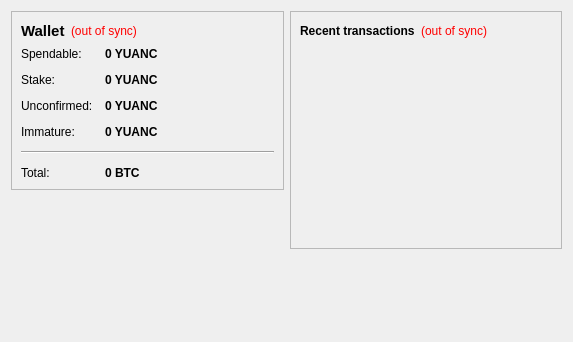
<?xml version="1.0" encoding="UTF-8"?>
<ui version="4.0">
 <class>OverviewPage</class>
 <widget class="QWidget" name="OverviewPage">
  <property name="geometry">
   <rect>
    <x>0</x>
    <y>0</y>
    <width>573</width>
    <height>342</height>
   </rect>
  </property>
  <property name="windowTitle">
   <string>Form</string>
  </property>
  <layout class="QHBoxLayout" name="horizontalLayout" stretch="1,1">
   <item>
    <layout class="QVBoxLayout" name="verticalLayout_2">
     <item>
      <widget class="QFrame" name="frame">
       <property name="frameShape">
        <enum>QFrame::StyledPanel</enum>
       </property>
       <property name="frameShadow">
        <enum>QFrame::Raised</enum>
       </property>
       <layout class="QVBoxLayout" name="verticalLayout_4">
        <item>
         <layout class="QHBoxLayout" name="horizontalLayout_4">
          <item>
           <widget class="QLabel" name="label_5">
            <property name="font">
             <font>
              <pointsize>11</pointsize>
              <weight>75</weight>
              <bold>true</bold>
             </font>
            </property>
            <property name="text">
             <string>Wallet</string>
            </property>
           </widget>
          </item>
          <item>
           <widget class="QLabel" name="labelWalletStatus">
            <property name="toolTip">
             <string>The displayed information may be out of date. Your wallet automatically synchronizes with the yuancoin network after a connection is established, but this process has not completed yet.</string>
            </property>
            <property name="styleSheet">
             <string notr="true">QLabel { color: red; }</string>
            </property>
            <property name="text">
             <string notr="true">(out of sync)</string>
            </property>
            <property name="alignment">
             <set>Qt::AlignLeading|Qt::AlignLeft|Qt::AlignVCenter</set>
            </property>
           </widget>
          </item>
          <item>
           <spacer name="horizontalSpacer_2">
            <property name="orientation">
             <enum>Qt::Horizontal</enum>
            </property>
            <property name="sizeHint" stdset="0">
             <size>
              <width>40</width>
              <height>20</height>
             </size>
            </property>
           </spacer>
          </item>
         </layout>
        </item>
        <item>
         <layout class="QFormLayout" name="formLayout_2">
          <property name="fieldGrowthPolicy">
           <enum>QFormLayout::AllNonFixedFieldsGrow</enum>
          </property>
          <property name="horizontalSpacing">
           <number>12</number>
          </property>
          <property name="verticalSpacing">
           <number>12</number>
          </property>
          <item row="0" column="0">
           <widget class="QLabel" name="label">
            <property name="text">
             <string>Spendable:</string>
            </property>
           </widget>
          </item>
          <item row="0" column="1">
           <widget class="QLabel" name="labelBalance">
            <property name="font">
             <font>
              <weight>75</weight>
              <bold>true</bold>
             </font>
            </property>
            <property name="cursor">
             <cursorShape>IBeamCursor</cursorShape>
            </property>
            <property name="toolTip">
             <string>Your current spendable balance</string>
            </property>
            <property name="text">
             <string notr="true">0 YUANC</string>
            </property>
            <property name="textInteractionFlags">
             <set>Qt::LinksAccessibleByMouse|Qt::TextSelectableByKeyboard|Qt::TextSelectableByMouse</set>
            </property>
           </widget>
          </item>
          <item row="1" column="0">
           <widget class="QLabel" name="label_6">
            <property name="text">
             <string>Stake:</string>
            </property>
           </widget>
          </item>
          <item row="1" column="1">
           <widget class="QLabel" name="labelStake">
            <property name="font">
             <font>
              <weight>75</weight>
              <bold>true</bold>
             </font>
            </property>
            <property name="cursor">
             <cursorShape>IBeamCursor</cursorShape>
            </property>
            <property name="toolTip">
             <string>Total of coins that was staked, and do not yet count toward the current balance</string>
            </property>
            <property name="text">
             <string notr="true">0 YUANC</string>
            </property>
            <property name="textInteractionFlags">
             <set>Qt::LinksAccessibleByMouse|Qt::TextSelectableByKeyboard|Qt::TextSelectableByMouse</set>
            </property>
           </widget>
          </item>
          <item row="2" column="0">
           <widget class="QLabel" name="label_3">
            <property name="text">
             <string>Unconfirmed:</string>
            </property>
           </widget>
          </item>
          <item row="2" column="1">
           <widget class="QLabel" name="labelUnconfirmed">
            <property name="font">
             <font>
              <weight>75</weight>
              <bold>true</bold>
             </font>
            </property>
            <property name="cursor">
             <cursorShape>IBeamCursor</cursorShape>
            </property>
            <property name="toolTip">
             <string>Total of transactions that have yet to be confirmed, and do not yet count toward the current balance</string>
            </property>
            <property name="text">
             <string notr="true">0 YUANC</string>
            </property>
            <property name="textInteractionFlags">
             <set>Qt::LinksAccessibleByMouse|Qt::TextSelectableByKeyboard|Qt::TextSelectableByMouse</set>
            </property>
           </widget>
          </item>
          <item row="3" column="0">
           <widget class="QLabel" name="labelImmatureText">
            <property name="text">
             <string>Immature:</string>
            </property>
           </widget>
          </item>
          <item row="3" column="1">
           <widget class="QLabel" name="labelImmature">
            <property name="font">
             <font>
              <weight>75</weight>
              <bold>true</bold>
             </font>
            </property>
            <property name="toolTip">
             <string>Mined balance that has not yet matured</string>
            </property>
            <property name="text">
             <string notr="true">0 YUANC</string>
            </property>
            <property name="textInteractionFlags">
             <set>Qt::LinksAccessibleByMouse|Qt::TextSelectableByKeyboard|Qt::TextSelectableByMouse</set>
            </property>
           </widget>
          </item>
          <item row="4" column="0" colspan="2">
           <widget class="Line" name="line">
            <property name="orientation">
             <enum>Qt::Horizontal</enum>
            </property>
           </widget>
          </item>
          <item row="5" column="0">
           <widget class="QLabel" name="labelTotalText">
            <property name="text">
             <string>Total:</string>
            </property>
           </widget>
          </item>
          <item row="5" column="1">
           <widget class="QLabel" name="labelTotal">
            <property name="font">
             <font>
              <weight>75</weight>
              <bold>true</bold>
             </font>
            </property>
            <property name="cursor">
             <cursorShape>IBeamCursor</cursorShape>
            </property>
            <property name="toolTip">
             <string>Your current total balance</string>
            </property>
            <property name="text">
             <string notr="true">0 BTC</string>
            </property>
            <property name="textInteractionFlags">
             <set>Qt::LinksAccessibleByMouse|Qt::TextSelectableByKeyboard|Qt::TextSelectableByMouse</set>
            </property>
           </widget>
          </item>
         </layout>
        </item>
       </layout>
      </widget>
     </item>
     <item>
      <spacer name="verticalSpacer">
       <property name="orientation">
        <enum>Qt::Vertical</enum>
       </property>
       <property name="sizeHint" stdset="0">
        <size>
         <width>20</width>
         <height>40</height>
        </size>
       </property>
      </spacer>
     </item>
    </layout>
   </item>
   <item>
    <layout class="QVBoxLayout" name="verticalLayout_3">
     <item>
      <widget class="QFrame" name="frame_2">
       <property name="frameShape">
        <enum>QFrame::StyledPanel</enum>
       </property>
       <property name="frameShadow">
        <enum>QFrame::Raised</enum>
       </property>
       <layout class="QVBoxLayout" name="verticalLayout">
        <item>
         <layout class="QHBoxLayout" name="horizontalLayout_2">
          <item>
           <widget class="QLabel" name="label_4">
            <property name="text">
             <string>&lt;b&gt;Recent transactions&lt;/b&gt;</string>
            </property>
           </widget>
          </item>
          <item>
           <widget class="QLabel" name="labelTransactionsStatus">
            <property name="toolTip">
             <string>The displayed information may be out of date. Your wallet automatically synchronizes with the yuancoin network after a connection is established, but this process has not completed yet.</string>
            </property>
            <property name="styleSheet">
             <string notr="true">QLabel { color: red; }</string>
            </property>
            <property name="text">
             <string notr="true">(out of sync)</string>
            </property>
            <property name="alignment">
             <set>Qt::AlignRight|Qt::AlignTrailing|Qt::AlignVCenter</set>
            </property>
           </widget>
          </item>
          <item>
           <spacer name="horizontalSpacer">
            <property name="orientation">
             <enum>Qt::Horizontal</enum>
            </property>
            <property name="sizeHint" stdset="0">
             <size>
              <width>40</width>
              <height>20</height>
             </size>
            </property>
           </spacer>
          </item>
         </layout>
        </item>
        <item>
         <widget class="QListView" name="listTransactions">
          <property name="styleSheet">
           <string notr="true">QListView { background: transparent; }</string>
          </property>
          <property name="frameShape">
           <enum>QFrame::NoFrame</enum>
          </property>
          <property name="verticalScrollBarPolicy">
           <enum>Qt::ScrollBarAlwaysOff</enum>
          </property>
          <property name="horizontalScrollBarPolicy">
           <enum>Qt::ScrollBarAlwaysOff</enum>
          </property>
          <property name="selectionMode">
           <enum>QAbstractItemView::NoSelection</enum>
          </property>
         </widget>
        </item>
       </layout>
      </widget>
     </item>
     <item>
      <spacer name="verticalSpacer_2">
       <property name="orientation">
        <enum>Qt::Vertical</enum>
       </property>
       <property name="sizeHint" stdset="0">
        <size>
         <width>20</width>
         <height>40</height>
        </size>
       </property>
      </spacer>
     </item>
    </layout>
   </item>
  </layout>
 </widget>
 <resources/>
 <connections/>
</ui>
